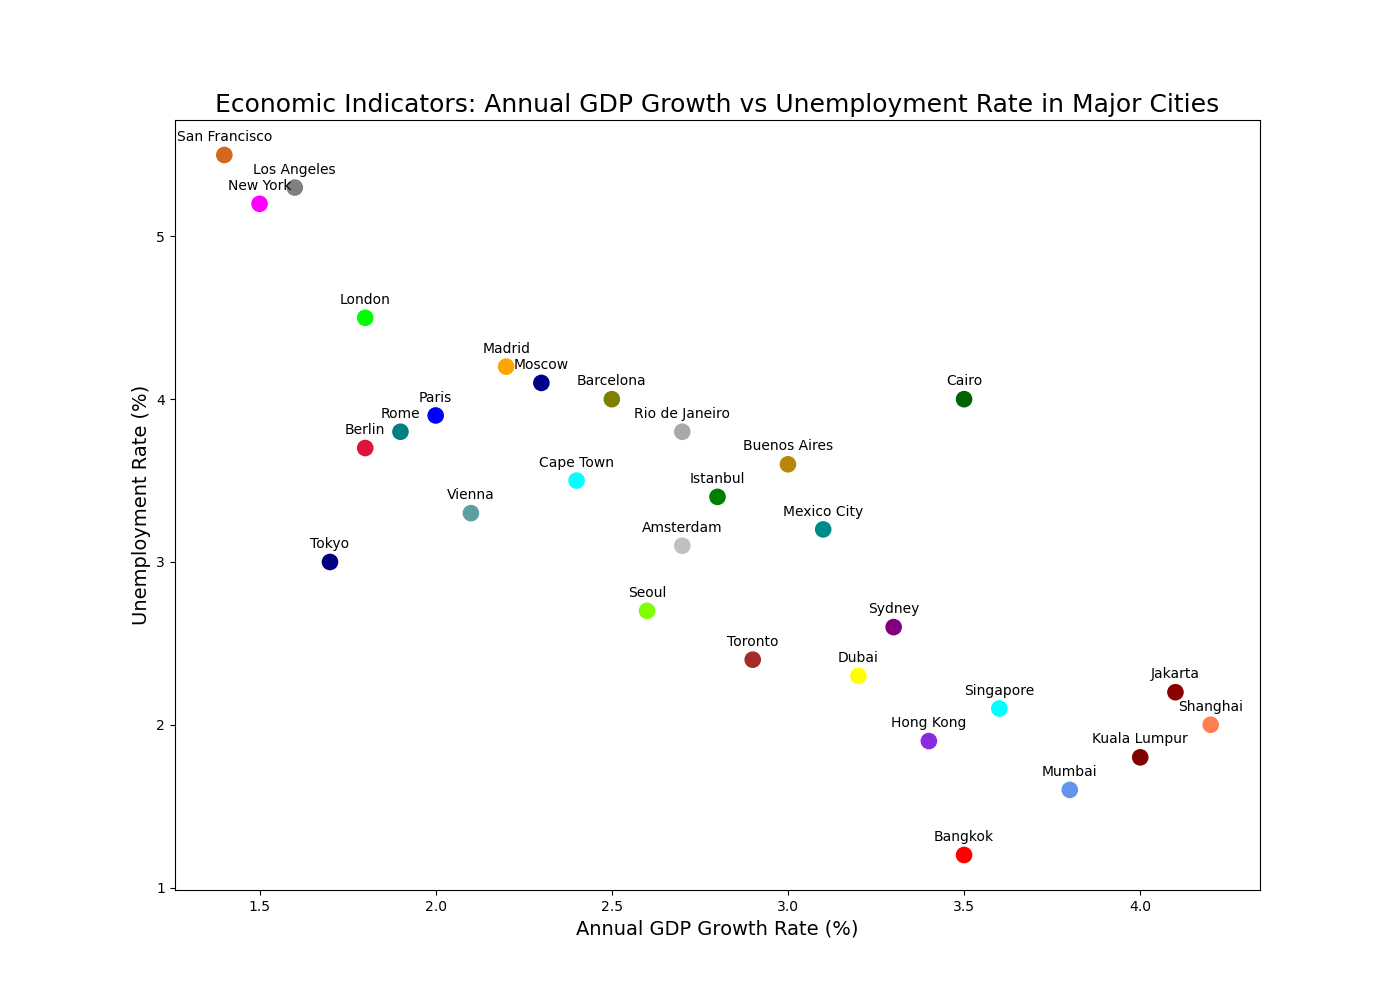

The script that drew this image:

import matplotlib.pyplot as plt

cities = ["Bangkok", "London", "Paris", "Dubai", "New York", 
          "Singapore", "Kuala Lumpur", "Istanbul", "Tokyo", 
          "Barcelona", "Sydney", "Rome", "Los Angeles", 
          "Amsterdam", "Madrid", "Toronto", "Hong Kong", 
          "Vienna", "Seoul", "San Francisco", "Shanghai",
          "Mumbai", "Berlin", "Cape Town", "Moscow",
          "Mexico City", "Buenos Aires", "Rio de Janeiro",
          "Cairo", "Jakarta"]
gdp_growth = [3.5, 1.8, 2.0, 3.2, 1.5, 3.6, 4.0, 2.8, 1.7, 
              2.5, 3.3, 1.9, 1.6, 2.7, 2.2, 2.9, 3.4, 2.1, 
              2.6, 1.4, 4.2, 3.8, 1.8, 2.4, 2.3, 3.1, 3.0, 
              2.7, 3.5, 4.1]
unemployment_rate = [1.2, 4.5, 3.9, 2.3, 5.2, 2.1, 1.8, 3.4, 3.0, 
                     4.0, 2.6, 3.8, 5.3, 3.1, 4.2, 2.4, 1.9, 3.3, 
                     2.7, 5.5, 2.0, 1.6, 3.7, 3.5, 4.1, 3.2, 3.6, 
                     3.8, 4.0, 2.2]

plt.figure(figsize=(14, 10))
plt.scatter(gdp_growth, unemployment_rate, c=[
    '#FF0000','#00FF00','#0000FF','#FFFF00','#FF00FF',
    '#00FFFF','#800000','#008000','#000080','#808000',
    '#800080','#008080','#808080','#C0C0C0','#FFA500',
    '#A52A2A','#8A2BE2','#5F9EA0','#7FFF00','#D2691E',
    '#FF7F50','#6495ED','#DC143C','#00FFFF','#00008B',
    '#008B8B','#B8860B','#A9A9A9','#006400','#8B0000'], s=120)

plt.title('Economic Indicators: Annual GDP Growth vs Unemployment Rate in Major Cities', fontsize=18)
plt.xlabel('Annual GDP Growth Rate (%)', fontsize=14)
plt.ylabel('Unemployment Rate (%)', fontsize=14)

for i, city in enumerate(cities):
    plt.annotate(city, (gdp_growth[i], unemployment_rate[i]), 
                 textcoords="offset points", xytext=(0,10), ha='center')

plt.show()
